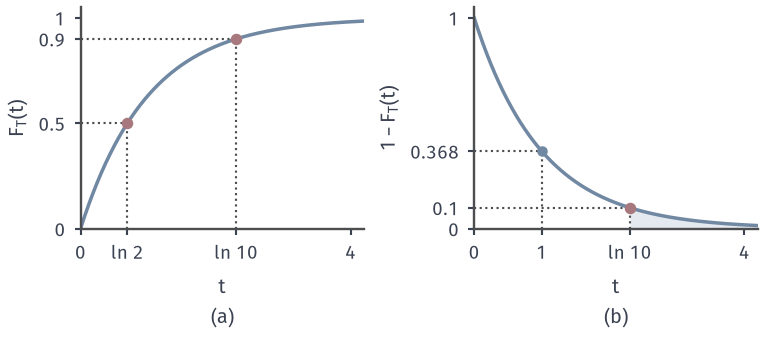

This chart was generated by the following Python code:
from pathlib import Path
import sys
ROOT = next(p for p in Path(__file__).resolve().parents if (p/'build.sh').is_file() and (p/'tex/book.tex').is_file())
sys.path.insert(0, str(ROOT/'figures/07-probability/01-elementary-probability/matplotlib/rvd-common'))
from rvd_common import *
# Target: waiting time F(t)=1-e^{-t}. (a) read quantiles from F: Q(0.5)=ln2, Q(0.9)=ln10.
# (b) tail probability P(T>t)=e^{-t}: at t=1 it is e^{-1}~0.368; at t=Q(0.9) it equals 0.1.
t = np.linspace(0, 4.2, 600)
fig, axs = figure(width_mm=108, height_mm=48, ncols=2)
ax = axs[0]; style(ax)
ax.plot(t, 1-np.exp(-t), color=BLUE, lw=1.4)
for p in (.5, .9):
    q = -np.log(1-p)
    ax.plot([0, q], [p, p], color=LINE, lw=.85, ls=':'); ax.plot([q, q], [0, p], color=LINE, lw=.85, ls=':')
    ax.plot([q], [p], 'o', ms=3.6, color=RED, zorder=5)
ax.set_xlim(0, 4.2); ax.set_ylim(0, 1.05)
ax.set_xticks([0, np.log(2), np.log(10), 4]); ax.set_xticklabels(['0', 'ln 2', 'ln 10', '4'])
ax.set_yticks([0, .5, .9, 1]); ax.set_yticklabels(['0', '0.5', '0.9', '1'])
ax.set_ylabel('$F_T(t)$')
sub(ax, 'a', '$t$')
ax = axs[1]; style(ax)
m = t >= np.log(10)
ax.fill_between(t, 0, np.exp(-t), where=m, color=BLUE_FILL, lw=0)
ax.plot(t, np.exp(-t), color=BLUE, lw=1.4)
q = np.log(10)
ax.plot([q, q], [0, .1], color=LINE, lw=.85, ls=':'); ax.plot([0, q], [.1, .1], color=LINE, lw=.85, ls=':')
ax.plot([q], [.1], 'o', ms=3.6, color=RED, zorder=5)
ax.plot([1, 1], [0, np.exp(-1)], color=LINE, lw=.85, ls=':'); ax.plot([0, 1], [np.exp(-1), np.exp(-1)], color=LINE, lw=.85, ls=':')
ax.plot([1], [np.exp(-1)], 'o', ms=3.2, color=BLUE, zorder=5)
ax.set_xlim(0, 4.2); ax.set_ylim(0, 1.05)
ax.set_xticks([0, 1, q, 4]); ax.set_xticklabels(['0', '1', 'ln 10', '4'])
ax.set_yticks([0, .1, np.exp(-1), 1]); ax.set_yticklabels(['0', '0.1', '0.368', '1'])
ax.set_ylabel('$1-F_T(t)$')
sub(ax, 'b', '$t$')
save(fig, HERE(__file__), 'figure', {'median': float(np.log(2)), 'q90': float(q), 'tail_at_1': float(np.exp(-1))})
